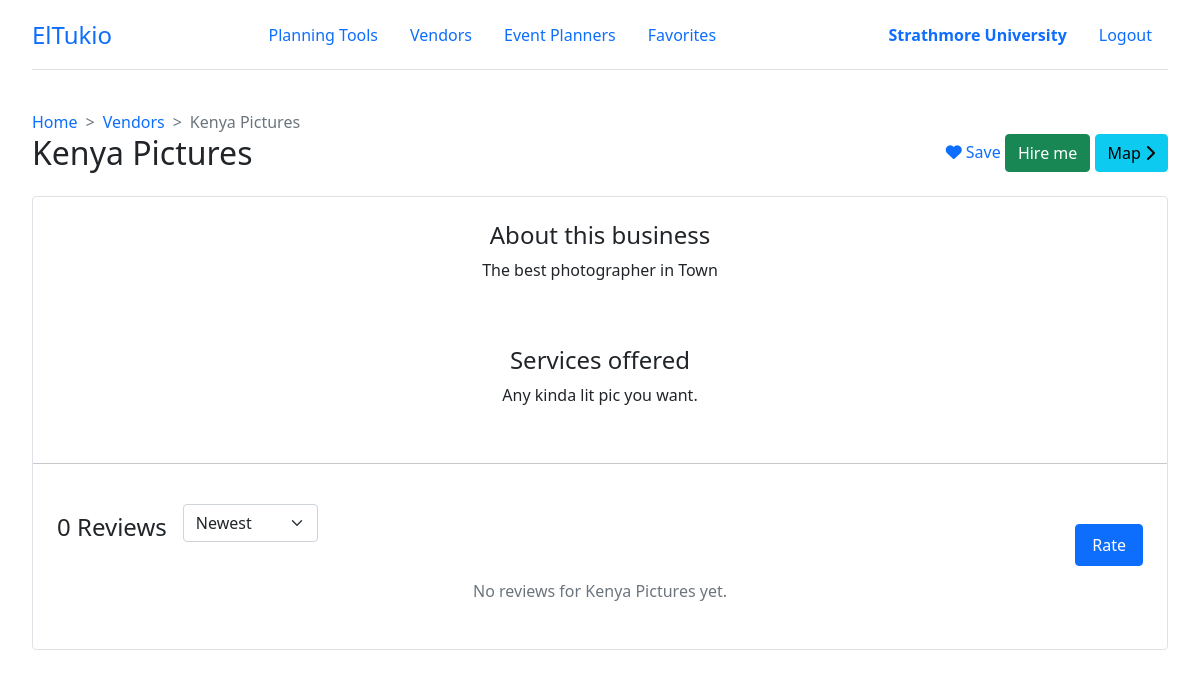
Page /vendors/4/details/ (signed in) on the committed database.
### el_tukio/models.py (models this page shows, shortened)
class User(AbstractUser):
    class UserType(models.IntegerChoices):
        ORGANIZER = 0, _('Organizer')
        PLANNER = 1, _('Planner')
        VENDOR = 3, _('Vendor')
        __empty__ = _('(Unkown)')
    user_type = models.SmallIntegerField(blank=True, null=True, choices=UserType.choices)
    phone_number = PhoneNumberField(blank=True, null=True, unique=True)
    profile = models.ImageField(default='default.png', upload_to='profile_pics')
    @property
    def is_organizer(self):
        return self.user_type == self.UserType.ORGANIZER
    @property
    def is_planner(self):
        return self.user_type == self.UserType.PLANNER
    @property
    def is_vendor(self):
        return self.user_type == self.UserType.VENDOR
    @property
    def full_name(self):
        return f'{self.first_name} {self.last_name}'
    class Meta:
        ordering = ['last_name', 'first_name']

class Vendor(models.Model):
    user = models.OneToOneField(User, on_delete=CASCADE, primary_key=True)
    business_name = models.CharField(max_length=100)
    category = models.ForeignKey(VendorCategory, on_delete=SET_NULL, null=True, blank=True, help_text='Select a category for your business.')
    description = models.TextField(max_length=5000, help_text='Brief description of your business')
    services_offered = models.TextField(max_length=5000, help_text='List the particular services your business offers')
    city = models.CharField(max_length=100, help_text='City in which your business is located')
    location = models.CharField(max_length=200, help_text='EG: Ole Sangale Rd, Madaraka')  # street code
    open_hours = models.CharField(max_length=500, default='24/7', help_text='Business service (working) times')
    up_for_business = models.BooleanField(default=True, help_text='Ready to take business at the moment?')

### el_tukio/views/main.py (the view)
# urls.py: path('vendors/<int:vendor_id>/details/', main.vendor_details, name='vendor-details'),
def vendor_details(request, vendor_id):
    context = {'seller' : Vendor.objects.get(user_id=vendor_id)}
    return render(request, 'main/seller-details.html', context)

### templates/main/seller-details.html (shortened to what this page needs)
{% extends 'base.html' %}
{% load widget_tweaks %}
{% block body %}
{% include 'components/header.html' %}
<section class="intro">
        <div class="d-flex justify-content-between align-items-end text-start py-4 mt-3">
            {% if seller.user.is_vendor %}
            <div>
                <nav style="--bs-breadcrumb-divider: '>';" aria-label="breadcrumb">
                    <ol class="breadcrumb m-0">
                        <li class="breadcrumb-item"><a href="{% url 'home' %}">Home</a></li>
                        <li class="breadcrumb-item"><a href="{% url 'vendors' %}">Vendors</a></li>
                        <li class="breadcrumb-item active" aria-current="page">{{ seller.business_name }}</li>
                    </ol>
                </nav>
                <h2 class="m-0">{{ seller.business_name }}</h2>
            </div>
            {% endif %}
            <div class="cta">
                {% if user.is_organizer or user.is_planner %}
                {% if user.is_organizer and seller.user in user.organizer.bookmarks.all or user.is_planner and seller.user in user.planner.bookmarks.all %}
                <a href="{% url 'remove-bookmark' user_id=seller.user_id %}" class="card-link text-success">
                    <i class="fa-solid fa-heart"></i>
                    Saved
                </a>
                {% else %}
                <a href="{% url 'bookmark' user_id=seller.user_id %}" class="card-link">
                    <i class="fa-solid fa-heart"></i>
                    Save
                </a>
                {% endif %}
                {% endif %}
                <a class="btn btn-success" href="{% url 'hire-seller' user_id=seller.user_id %}">Hire me</a>
                {% if seller.user.is_vendor %}
                <a class="btn btn-info" href="#">Map <i class="fa-solid fa-chevron-right"></i></a>
                {% endif %}
            </div>
        </div>
</section>
<main>
    <div class="" id="vendor-details">
        <div class="main-content border rounded">
            <section class="section-description p-4">
                <h4>About this business</h4>
                <p>{{ seller.description }}</p>
            </section>
            <section class="section-services p-4">
                <h4>Services offered</h4>
                <p>{{ seller.services_offered }}</p>
            </section>
            <hr class="my-3">
            <section class="section-reviews p-4">
                <div class="d-flex align-items-end justify-content-between">
                    <div class="d-flex align-items-end gap-md mb-4">
                        <h4 class="flex-shrink-0 m-0">{{ vendor_reviews|length }} Reviews</h4>
                        <select name="sort" id="sort" class="form-select">
                            <option value="">Newest</option>
                        </select>
                    </div>
                    <button class="btn btn-primary px-3 py-2" data-bs-toggle="modal" data-bs-target="#rateVendor">Rate
                        {{ vendor.business_name }}</button>
                </div>
                {% if vendor_reviews %}
                {% for review in vendor_reviews %}
                <div class="review d-flex align-items-start mb-3">
                    <div
                        class="circle-50 d-flex align-items-center justify-content-center rounded-circle border bg-light fs-4 me-2">
                        {{ review.wedplanner.user.last_name|make_list|first }}</div>
                    <div class="msg">
                        <strong class="me-1">{{ review.wedplanner.user.first_name }} {{ review.wedplanner.user.last_name
                            }}</strong>
                        <small class="text-muted">[Married on {{ review.wedplanner.wedding_date }}]</small>
                        <div class="rating" data-rating="{{ review.stars }}"></div>
                        <p>{{ review.comment }}</p>
                    </div>
                    {% if review.wedplanner.user_id == user.id %}
                    <div class="mt-1">
                        <a href="{% url 'edit-vendor-review' review.id %}" class="btn btn-outline-primary btn-sm ms-4">
                            <i class="fas fa-pencil-alt"></i>
                            <span class="ms-1">Edit</span>
                        </a>
                        <a href="{% url 'delete-vendor-review' review.id %}"
                            class="btn btn-outline-secondary btn-sm ms-1">
                            <i class="fas fa-trash-alt"></i>
                            <span class="ms-1">Delete</span>
                        </a>
                    </div>
                    {% endif %}
                </div>
                {% endfor %}
                {% else %}
                <div class="text-center text-muted py-3">
                    <h6>No reviews for {{ seller.business_name }} yet.</h6>
                </div>
                {% endif %}
            </section>
        </div>
    </div>
</main>
{% endblock %}

### templates/components/header.html
<header class="header border-bottom d-flex align-items-center justify-content-between mb-2" id="header">
    <a href="{% url 'home' %}" class="logo">ElTukio</a>
    <nav class="nav-main d-flex align-items-center">
        <a href="#" class="nav-link">Planning Tools</a>
        <a href="{% url 'vendors' %}" class="nav-link">Vendors</a>
        <a href="{% url 'planners' %}" class="nav-link">Event Planners</a>
        {% if user.is_organizer or user.is_planner %}
        <a href="{% url 'bookmarks' user_type=user.get_user_type_display.lower %}" class="nav-link">Favorites</a>
        {% endif %}
    </nav>
    <nav class="nav-profile d-flex align-items-center">
        {% if user.is_authenticated %}
        {% if user.is_vendor %}
        <a class="nav-link fw-bold" href="{% url 'vendor-dashboard' %}">{{ user.vendor.business_name }}</a>
        {% elif user.is_planner %}
        <a class="nav-link fw-bold" href="{% url 'planner-dashboard' %}">{{ user.full_name }}</a>
        {% elif user.is_organizer %}
        <a class="nav-link fw-bold" href="{% url 'organizer-dashboard' %}">{{ user.full_name }}</a>
        {% endif %}
        <a class="nav-link" href="{% url 'logout' %}">Logout</a>
        {% else %}
        <a class="nav-link" href="{% url 'login' %}">Login</a>
        <a class="nav-link" href="{% url 'register' %}">Register</a>
        {% endif %}
    </nav>
</header>

### static/css/main.css (style rules this page uses)
:root { --tk-dim-header: 70px; }
body { padding: 0 2rem 4rem; text-align: center; }
a { text-decoration: none; cursor: pointer; }
.header { height: var(--tk-dim-header); }
.logo { font-size: 1.5rem; }
.flex-shrink-0 { flex-shrink: 0 !important; }
.gap-md { gap: 1rem !important; }

### rows in the picture
User: full_name "Strathmore University"
Vendor: business_name "Kenya Pictures", description "The best photographer in Town", services_offered "Any kinda lit pic you want."

### other values in the picture
{{ vendor_reviews|length }} "0"
